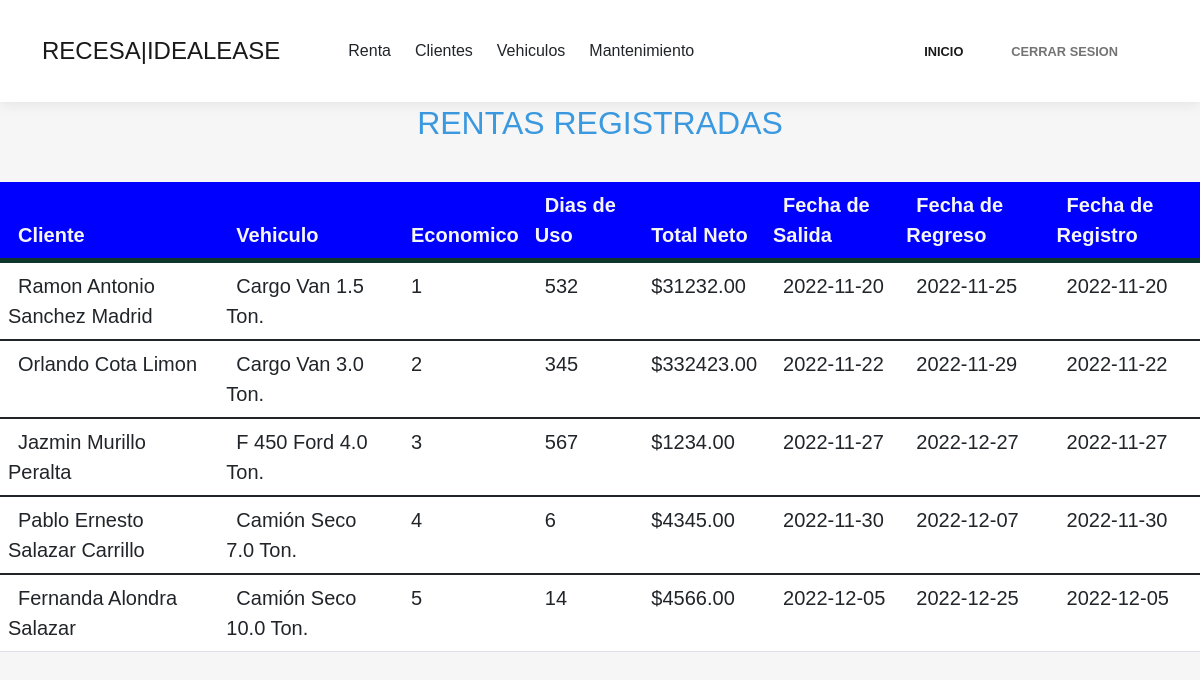
The page /Ingresos/verIngresos/index.php (signed in) on the database its author committed.
### tables this page shows
CREATE TABLE renta  (
  id_cliente int NOT NULL,
  id_detalleRenta int NOT NULL,
  total float(100,2) NULL,  
  fecha_registro date,
  fecha_hecho date,
  fecha_regreso date,
  FOREIGN KEY (id_cliente) REFERENCES clientes(id_cliente),
  FOREIGN KEY (id_detalleRenta) REFERENCES detalle_renta(id_detalleRenta)
);

CREATE TABLE Clientes  (
  id_cliente int NOT NULL auto_increment,
  nombre varchar(50) NULL,
  appaterno varchar(50) NULL,
  apmaterno varchar(50) NULL,
  telefono varchar(20) NULL,
  email varchar(255) NULL,
  direccion varchar(250) NULL,
  rfc varchar(30) NULL,
  curp varchar(30) NULL,
  num_doc varchar(30) NULL,
  ocr varchar(30) NULL,
  PRIMARY KEY (id_cliente)
);

CREATE TABLE vehiculos  (
  id_Vehiculo int NOT NULL auto_increment,
  tipo_unidad varchar(255) NULL,
  modelo varchar(255) NULL,
  id_Cat_Clase_Vehiculo int NOT NULL,
  id_Cat_Tipo int NULL,
  id_Cat_Adaptacion int NOT NULL,
  placas varchar(7),
  economico int NULL,
  numero_serie varchar(255) NULL,
  carga_uti float,
  id_Costo int NOT NULL,
  id_VEstatus int,
  id_DEstatus int,
  PRIMARY KEY (id_Vehiculo),
  FOREIGN KEY (id_Cat_Tipo) REFERENCES Cat_Tipo(id_Cat_Tipo),
  FOREIGN KEY (id_Cat_Clase_Vehiculo) REFERENCES Cat_Clase_Vehiculo(id_Cat_Clase_Vehiculo),
  FOREIGN KEY (id_Costo) REFERENCES costos(id_Costo),
  FOREIGN KEY (id_VEstatus) REFERENCES Cat_VEstatus(id_VEstatus),
  FOREIGN KEY (id_Cat_Adaptacion) REFERENCES Cat_Adaptacion(id_Cat_Adaptacion)
);

CREATE TABLE detalle_renta  (
  id_detalleRenta int NOT NULL auto_increment,
  id_vehiculo int NULL,
  cantidad int NULL,
  PRIMARY KEY (id_detalleRenta),
  FOREIGN KEY (id_vehiculo) REFERENCES vehiculos (id_vehiculo)
);

### Ingresos/verIngresos/index.php (the view, shortened to what this page needs)
<?php
include("../../db.php");
?>
<!DOCTYPE html>
<html style="background: rgba(255,255,255,0);">
<head>
    <link rel="stylesheet" href="assets/bootstrap/css/bootstrap.min.css">
    <link rel="stylesheet" href="assets/fonts/simple-line-icons.min.css">
    <link rel="stylesheet" href="assets/css/Articles-Badges.css">
    <link rel="stylesheet" href="assets/css/Features-Centered-Icons.css">
    <link rel="stylesheet" href="https://cdnjs.cloudflare.com/ajax/libs/baguettebox.js/1.10.0/baguetteBox.min.css">
    <link rel="stylesheet" href="assets/css/vanilla-zoom.min.css">
    <link rel="stylesheet" type="text/css" href="/assets/css/otros.css" />
</head>
<body>
    <nav class="navbar navbar-light navbar-expand-lg fixed-top bg-white clean-navbar">
        <div class="container"><a class="navbar-brand logo" href="../../Menu/index.php">RECESA|IDEALEASE</a>
            <div class="collapse navbar-collapse" id="navcol-1">
                <div id="header">
                    <nav>
                        <ul class="nav">
                            <li><a >Renta</a>
                            </li>
                            <li><a >Clientes</a>
                            </li>
                            <li><a >Vehiculos</a>
                            </li>
                            <li><a>Mantenimiento</a>
                            </li>
                        </ul>
                    </nav>
                </div>
                <ul class="navbar-nav ms-auto">
                    <li class="nav-item"><a class="nav-link active" href="../../Menu/index.php">INICIO</a></li>
                    <li class="nav-item"><a class="nav-link" href="../../logout.php">CERRAR SESION</a></li>
                </ul>
            </div>
        </div>
    </nav>
    <section class="clean-block clean-form dark">
        <section class="clean-block clean-form dark" style="background: rgba(246,246,246,0);">
            <div class="container">
                <div class="block-heading">
                    <h2 class="text-info">RENTAS REGISTRADAS</h2>
                </div>
            </div>
            <div class="table-responsive">
                <table class="table">
                    <thead>
                        <tr>
                            <th style="background: rgb(0, 0, 255);border-color: rgb(0,0,0);border-top-color: rgb(0,0,0); color: whitesmoke; margin: auto;">Cliente</th>
                            <th style="background: rgb(0, 0, 255); color: whitesmoke; margin: auto;">Vehiculo</th>
                            <th style="background: rgb(0, 0, 255); color: whitesmoke; margin: auto;">Economico</th>
                            <th style="background: rgb(0, 0, 255); color: whitesmoke; margin: auto;">Dias de Uso</th>
                            <th style="background: rgb(0, 0, 255); color: whitesmoke; margin: auto;">Total Neto</th>
                            <th style="background: rgb(0, 0, 255); color: whitesmoke; margin: auto;">Fecha de Salida</th>
                            <th style="background: rgb(0, 0, 255); color: whitesmoke; margin: auto;">Fecha de Regreso</th>
                            <th style="background: rgb(0, 0, 255); color: whitesmoke; margin: auto;">Fecha de Registro</th>
                        </tr>
                    </thead>
                    <?php
                        $consulta = "select clientes.nombre as 'NAME', clientes.appaterno as 'FSURNAME',
                        clientes.apmaterno as 'MSURNAME', vehiculos.tipo_unidad as 'CAR', vehiculos.economico as 'ECON',
                        detalle_renta.cantidad as 'QUANTITY', renta.total as 'TOTAL',
                        renta.fecha_hecho as 'DATE1', renta.fecha_regreso as 'DATE2', renta.fecha_registro as 'DATE3'
                        from renta
                        INNER JOIN clientes on renta.id_cliente = clientes.id_cliente
                        INNER JOIN detalle_renta on renta.id_detalleRenta = detalle_renta.id_detalleRenta
                        INNER JOIN vehiculos on detalle_renta.id_Vehiculo = vehiculos.id_Vehiculo
                        ORDER BY renta.fecha_registro ASC
                        ";
                            $resultado = mysqli_query($conex,$consulta);
                        while($mostrar = mysqli_fetch_array($resultado)){
                    ?>
                        <tbody>
                            <tr>
                                <td style=""><?php echo $mostrar['NAME']?> <?php echo $mostrar['FSURNAME']?> <?php echo $mostrar['MSURNAME']?></td>
                                <td style=""><?php echo $mostrar['CAR'] ?></td>
                                <td style=""><?php echo $mostrar['ECON']?></td>
                                <td style=""><?php echo $mostrar['QUANTITY']?></td>
                                <td style="">$<?php echo $mostrar['TOTAL']?></td>
                                <td style=""><?php echo $mostrar['DATE1']?></td>
                                <td style=""><?php echo $mostrar['DATE2']?></td>
                                <td style=""><?php echo $mostrar['DATE3']?></td>
                            </tr>
                        </tbody>
                    <?php
                        }
                    ?>
                </table>
            </div>
        </section>
    </section>
</body>
</html>

### Ingresos/verIngresos/index.php (style rules this page uses)
* { margin:0px; padding:0px; }
#header { margin:auto; width:500px; font-family:Arial, Helvetica, sans-serif; }
ul, ol { list-style:none; }
.nav { width:500px; margin:0 auto; }
.nav > li { float:left; }
.nav li a { background-color: #ffffff ; color: #000000 ; text-decoration:none; padding:20px 12px; display:block;p }
body { background-color: #ffffff; font-family: Arial; }
table { background-color: white; text-align: left; border-collapse: collapse; width: 100%; }
th, td { padding: 20px; text-indent: 10px; font-size: 20px; }
thead { background-color: #246355; border-bottom: solid 5px #0F362D; color: white; }

### rows shown on the page
renta: id_cliente.nombre "Ramon Antonio", id_cliente.appaterno "Sanchez", id_cliente.apmaterno "Madrid", vehiculos.tipo_unidad "Cargo Van 1.5 Ton.", vehiculos.economico "1", id_detalleRenta.cantidad "532", total "31232.00", fecha_hecho "2022-11-20", fecha_regreso "2022-11-25", fecha_registro "2022-11-20"
renta: id_cliente.nombre "Orlando", id_cliente.appaterno "Cota", id_cliente.apmaterno "Limon", vehiculos.tipo_unidad "Cargo Van 3.0 Ton.", vehiculos.economico "2", id_detalleRenta.cantidad "345", total "332423.00", fecha_hecho "2022-11-22", fecha_regreso "2022-11-29", fecha_registro "2022-11-22"
renta: id_cliente.nombre "Jazmin", id_cliente.appaterno "Murillo", id_cliente.apmaterno "Peralta", vehiculos.tipo_unidad "F 450 Ford 4.0 Ton.", vehiculos.economico "3", id_detalleRenta.cantidad "567", total "1234.00", fecha_hecho "2022-11-27", fecha_regreso "2022-12-27", fecha_registro "2022-11-27"
renta: id_cliente.nombre "Pablo Ernesto", id_cliente.appaterno "Salazar", id_cliente.apmaterno "Carrillo", vehiculos.tipo_unidad "Camión Seco 7.0 Ton.", vehiculos.economico "4", id_detalleRenta.cantidad "6", total "4345.00", fecha_hecho "2022-11-30", fecha_regreso "2022-12-07", fecha_registro "2022-11-30"
renta: id_cliente.nombre "Fernanda", id_cliente.appaterno "Alondra", id_cliente.apmaterno "Salazar", vehiculos.tipo_unidad "Camión Seco 10.0 Ton.", vehiculos.economico "5", id_detalleRenta.cantidad "14", total "4566.00", fecha_hecho "2022-12-05", fecha_regreso "2022-12-25", fecha_registro "2022-12-05"
